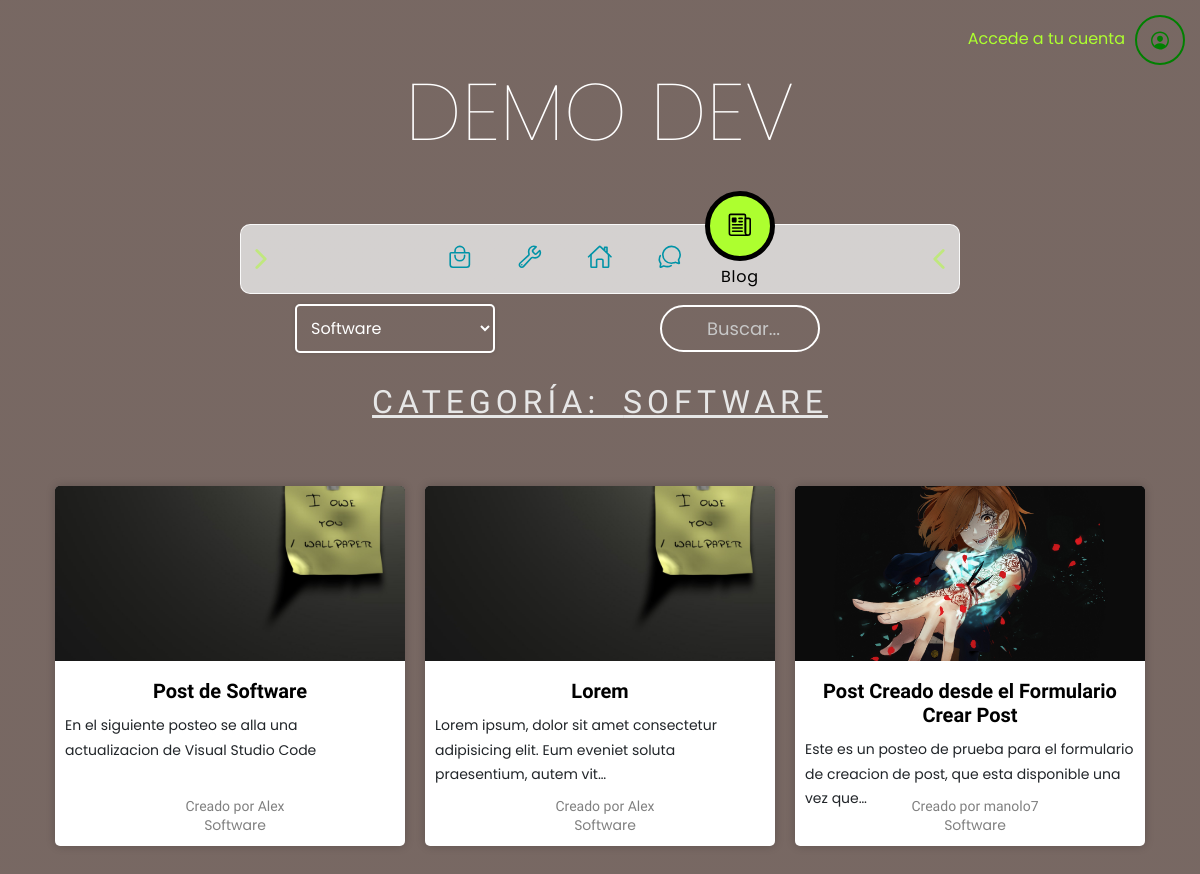
The page /blog/categoria/3/ on the database its author committed.
### blog/models.py (models this page shows, shortened)
class Categoria(models.Model):
    nombre = models.CharField(max_length=50)
    created = models.DateTimeField(auto_now_add=True) #cuando se crea el registro
    updated = models.DateTimeField(auto_now_add=True) #cuando se actualiza el registro
    class Meta:
        verbose_name = 'categoria'
        verbose_name_plural = 'categorias'

class Post(models.Model):
    titulo = models.CharField(max_length=50)
    contenido = models.TextField()
    imagen = models.ImageField(upload_to='post', null=True, blank=True) #opcional cargar una imagen en cada post
    autor = models.ForeignKey(User, on_delete=models.CASCADE) #eliminar en cascada todos los post de un usuario
    categoria = models.ManyToManyField(Categoria) #relación mucho a mucho
    created = models.DateTimeField(auto_now_add=True)
    updated = models.DateTimeField(auto_now_add=True)
    class Meta:
        verbose_name = 'post'
        verbose_name_plural = 'posts'

### blog/views.py (the view)
# urls.py: path('categoria/<int:categoria_id>/', views.categoria, name='categoria'),
def categoria(request, categoria_id):
    view_name = 'Categoria'
    context = {
        "css_file":"blog/css/blog.css",
        "subMenu":"blog/css/sub_nav.css",
        "busqueda":"blog/css/busqueda.css",
        "catFilter":"blog/css/post.css"
        }
    categoria = Categoria.objects.get(id=categoria_id)
    posts = Post.objects.filter(categoria=categoria)
    categorias = Categoria.objects.all()
    return render(request, 'blog/categoria.html', {
        'view_name': view_name,
        'context': context,
        'categoria': categoria,
        'posts': posts,
        'categorias': categorias,
        'categoria_id': categoria_id # Pasar el categoria_id a la plantilla
    })

### carrito/context_processor.py (called while the page is built)
def importe_total_carro(request):
    cantidad = 0
    if request.user.is_authenticated:
        if "carro" in request.session:
            carro = request.session["carro"]
            for key, value in carro.items():
                cantidad += int(value["cantidad"])
    return {'cantidad_productos':cantidad}

### blog/templates/blog/categoria.html (shortened to what this page needs)
{% extends '../webProject_app/base.html' %}
{% load static %}
{% block css_file %}
    <link href="{% static context.css_file %}" rel="stylesheet">
    <link href="{% static context.subMenu %}" rel="stylesheet">
    <link href="{% static context.busqueda %}" rel="stylesheet">
    <link href="{% static context.catFilter %}" rel="stylesheet">
{% endblock %}
{% block content %}
{% include 'blog/widgets/subMenu_widget.html' %}
    <h2 class="titulo_cat_filtro">Categoría: {{categoria.nombre}}</h2>
    <div class="posts_container">
        {% for post in posts %}
        {% if post.imagen %}
        <div class="post_w_img">
            <div class="post_header">
                    <img src="{{ post.imagen.url }}" alt="{{ post.titulo }}" class="card_img">
            </div>
            <div class="post_card_body">
                <a href="{% url 'view_post' post.id %}"class='viewpost'><h2 class="post_card_title">{{ post.titulo }}</h2></a>
                <p class="post_card_content">{{ post.contenido|truncatechars:100 }}</p>
            </div>
            <div class="post_card_footer">
                <h3>Creado por {{ post.autor }}</h3>
                {% for categorias in post.categoria.all %}
                    <a href="{% url 'categoria' categorias.id %}" class="postcategory"><span class="post_card_category">{{ categorias.nombre }}</span></a>
                {% endfor %}
              </div>
        </div>
    {% else %}
        <div class="post_w_img">
            <div class="post_header">
                    <img src="{% static 'blog/img/post_sin_img.jpg' %}" alt="{{ post.titulo }}" class="card_img">
            </div>
            <div class="post_card_body">
                <a href="{% url 'view_post' post.id %}"class='viewpost'><h2 class="post_card_title">{{ post.titulo }}</h2></a>
                <p class="post_card_content">{{ post.contenido|truncatechars:100 }}</p>
            </div>
            <div class="post_card_footer">
                <h3>Creado por {{ post.autor }}</h3>
                {% for categorias in post.categoria.all %}
                    <a href="{% url 'categoria' categorias.id %}" class="postcategory"><span class="post_card_category">{{ categorias.nombre }}</span></a>
                {% endfor %}
              </div>
        </div>
    {% endif %}
        {% endfor %}
    </div>
{% endblock %}

### webProject_app/static/webProject_app/css/base.css (style rules this page uses)
body { font-family: 'Lora'; background: linear-gradient(rgba(47, 23, 15, 0.65), rgba(47, 23, 15, 0.65)), url("../img/back_blue.jpg"); background-attachment: fixed; background-position: center; background-size: cover; }
* { scrollbar-width: thin; scrollbar-color: greenyellow #000; }
h1, h2, h3, h4, h5, h6 { font-family: 'Raleway'; }
p { line-height: 1.75; }

### webProject_app/static/webProject_app/css/nav_btn.css (style rules this page uses)
* { margin: 0; padding: 0; box-sizing: border-box; font-family: 'Poppins', sans-serif; }
:root { --clr: #0093a7; }

### blog/static/blog/css/blog.css (style rules this page uses)
.posts_container { display: flex; flex-wrap: wrap; justify-content: center; margin-top: 50px; margin-bottom: 50px; }
.post_w_img { width: 350px; display: grid; height: 360px; margin: 10px; background-color: #fff; border-radius: 5px; box-shadow: 0 0 10px rgba(0,0,0,0.2); overflow: hidden; position: relative; }
.post_header { width: auto; height: 175px; background-color: #000; position: relative; overflow: hidden; }
.post_header img { width: 100%; height: 100%; object-fit: cover; position: absolute; top: 0; left: 0; }
.post_card_body { padding: 10px; height: 160px; }
.post_card_body .viewpost { text-decoration: none; color: #000; }
.post_card_title { font-size: 20px; font-weight: 600; margin-bottom: 10px; text-align: center; }
.post_card_content { font-size: 14px; font-weight: 400; margin-bottom: 10px; }
.post_card_footer h3 { color: gray; margin-bottom: 1px; font-size: 14px; font-weight: 400; text-align: center; }
.post_card_footer .post_card_category { display: flex; color: gray; font-size: 14px; font-weight: 400; justify-content: center; align-items: center; }
.post_card_footer { width: 100%; height: 25px; margin: -40px 5px; bottom: 0; left: 0; justify-content: center; align-items: center; text-align: center; }

### blog/static/blog/css/sub_nav.css (style rules this page uses)
.titulo_cat_filtro { margin: 15px; color: #e7e7e7; font-size:32px; line-height: 1.5; letter-spacing: 5px; word-spacing: 10px; text-align: center; text-decoration: underline; text-transform: uppercase; }

### rows shown on the page
Categoria: nombre "SOFTWARE", nombre "Software"
Post: titulo "Post de Software", contenido "En el siguiente posteo se alla una actualizacion de Visual Studio Code", autor "Alex"
Post: titulo "Lorem", contenido "Lorem ipsum, dolor sit amet consectetur adipisicing elit. Eum eveniet soluta praesentium, autem vit…", autor "Alex"
Post: imagen (picture), titulo "Post Creado desde el Formulario Crear Post", contenido "Este es un posteo de prueba para el formulario de creacion de post, que esta disponible una vez que…", autor "manolo7"

### other values the page prints
form field value "Software"
